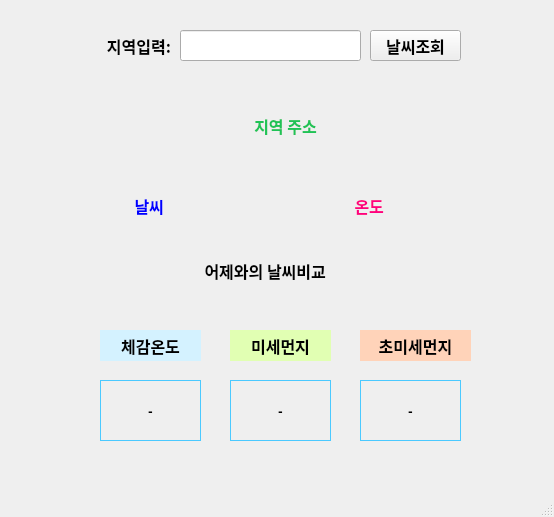
<?xml version="1.0" encoding="UTF-8"?>
<ui version="4.0">
 <class>MainWindow</class>
 <widget class="QMainWindow" name="MainWindow">
  <property name="geometry">
   <rect>
    <x>0</x>
    <y>0</y>
    <width>554</width>
    <height>517</height>
   </rect>
  </property>
  <property name="font">
   <font>
    <family>한컴 고딕</family>
    <pointsize>12</pointsize>
    <weight>75</weight>
    <italic>false</italic>
    <bold>true</bold>
    <underline>false</underline>
    <strikeout>false</strikeout>
    <kerning>false</kerning>
   </font>
  </property>
  <property name="windowTitle">
   <string>MainWindow</string>
  </property>
  <widget class="QWidget" name="centralwidget">
   <widget class="QLabel" name="aa">
    <property name="geometry">
     <rect>
      <x>50</x>
      <y>20</y>
      <width>121</width>
      <height>51</height>
     </rect>
    </property>
    <property name="text">
     <string>          지역입력:</string>
    </property>
    <property name="alignment">
     <set>Qt::AlignRight|Qt::AlignTrailing|Qt::AlignVCenter</set>
    </property>
   </widget>
   <widget class="QLineEdit" name="bb">
    <property name="geometry">
     <rect>
      <x>180</x>
      <y>30</y>
      <width>181</width>
      <height>31</height>
     </rect>
    </property>
    <property name="styleSheet">
     <string notr="true">border-color: rgb(255, 11, 11);</string>
    </property>
   </widget>
   <widget class="QPushButton" name="cc">
    <property name="geometry">
     <rect>
      <x>370</x>
      <y>30</y>
      <width>91</width>
      <height>31</height>
     </rect>
    </property>
    <property name="text">
     <string>날씨조회</string>
    </property>
   </widget>
   <widget class="QLabel" name="ee">
    <property name="geometry">
     <rect>
      <x>130</x>
      <y>90</y>
      <width>311</width>
      <height>71</height>
     </rect>
    </property>
    <property name="styleSheet">
     <string notr="true">color: rgb(31, 195, 86);</string>
    </property>
    <property name="text">
     <string>지역 주소</string>
    </property>
    <property name="alignment">
     <set>Qt::AlignCenter</set>
    </property>
   </widget>
   <widget class="QLabel" name="ff">
    <property name="geometry">
     <rect>
      <x>120</x>
      <y>180</y>
      <width>101</width>
      <height>51</height>
     </rect>
    </property>
    <property name="styleSheet">
     <string notr="true">color: rgb(0, 0, 255);
font: 10pt &quot;Agency FB&quot;;
font: 10pt &quot;한컴 고딕&quot;;</string>
    </property>
    <property name="text">
     <string>    날씨</string>
    </property>
   </widget>
   <widget class="QLabel" name="gg">
    <property name="geometry">
     <rect>
      <x>340</x>
      <y>180</y>
      <width>161</width>
      <height>51</height>
     </rect>
    </property>
    <property name="styleSheet">
     <string notr="true">font: 10pt &quot;한컴 고딕&quot;;
font: 25pt &quot;Agency FB&quot;;
color: rgb(255, 0, 127);</string>
    </property>
    <property name="text">
     <string>    온도</string>
    </property>
   </widget>
   <widget class="QLabel" name="hh">
    <property name="geometry">
     <rect>
      <x>190</x>
      <y>250</y>
      <width>191</width>
      <height>41</height>
     </rect>
    </property>
    <property name="text">
     <string>    어제와의 날씨비교</string>
    </property>
   </widget>
   <widget class="QLabel" name="ii">
    <property name="geometry">
     <rect>
      <x>100</x>
      <y>330</y>
      <width>101</width>
      <height>31</height>
     </rect>
    </property>
    <property name="styleSheet">
     <string notr="true">background-color: rgb(212, 242, 255);</string>
    </property>
    <property name="text">
     <string>체감온도</string>
    </property>
    <property name="alignment">
     <set>Qt::AlignCenter</set>
    </property>
   </widget>
   <widget class="QLabel" name="kk">
    <property name="geometry">
     <rect>
      <x>360</x>
      <y>330</y>
      <width>111</width>
      <height>31</height>
     </rect>
    </property>
    <property name="styleSheet">
     <string notr="true">background-color: rgb(255, 211, 185);</string>
    </property>
    <property name="text">
     <string>초미세먼지</string>
    </property>
    <property name="alignment">
     <set>Qt::AlignCenter</set>
    </property>
   </widget>
   <widget class="QLabel" name="jj">
    <property name="geometry">
     <rect>
      <x>230</x>
      <y>330</y>
      <width>101</width>
      <height>31</height>
     </rect>
    </property>
    <property name="styleSheet">
     <string notr="true">background-color: rgb(225, 255, 179);</string>
    </property>
    <property name="text">
     <string>미세먼지</string>
    </property>
    <property name="alignment">
     <set>Qt::AlignCenter</set>
    </property>
   </widget>
   <widget class="QLabel" name="ll">
    <property name="geometry">
     <rect>
      <x>100</x>
      <y>380</y>
      <width>101</width>
      <height>61</height>
     </rect>
    </property>
    <property name="font">
     <font>
      <family>한컴 고딕</family>
      <pointsize>10</pointsize>
     </font>
    </property>
    <property name="styleSheet">
     <string notr="true">border:1px solid rgb(74, 201, 255)</string>
    </property>
    <property name="frameShape">
     <enum>QFrame::Box</enum>
    </property>
    <property name="frameShadow">
     <enum>QFrame::Plain</enum>
    </property>
    <property name="text">
     <string>-</string>
    </property>
    <property name="alignment">
     <set>Qt::AlignCenter</set>
    </property>
   </widget>
   <widget class="QLabel" name="mm">
    <property name="geometry">
     <rect>
      <x>230</x>
      <y>380</y>
      <width>101</width>
      <height>61</height>
     </rect>
    </property>
    <property name="font">
     <font>
      <family>한컴 고딕</family>
      <pointsize>10</pointsize>
     </font>
    </property>
    <property name="styleSheet">
     <string notr="true">border:1px solid rgb(74, 201, 255)</string>
    </property>
    <property name="frameShape">
     <enum>QFrame::Box</enum>
    </property>
    <property name="text">
     <string>-</string>
    </property>
    <property name="alignment">
     <set>Qt::AlignCenter</set>
    </property>
   </widget>
   <widget class="QLabel" name="nn">
    <property name="geometry">
     <rect>
      <x>360</x>
      <y>380</y>
      <width>101</width>
      <height>61</height>
     </rect>
    </property>
    <property name="font">
     <font>
      <family>한컴 고딕</family>
      <pointsize>10</pointsize>
     </font>
    </property>
    <property name="styleSheet">
     <string notr="true">border:1px solid rgb(74, 201, 255)</string>
    </property>
    <property name="frameShape">
     <enum>QFrame::Box</enum>
    </property>
    <property name="lineWidth">
     <number>1</number>
    </property>
    <property name="midLineWidth">
     <number>0</number>
    </property>
    <property name="text">
     <string>-</string>
    </property>
    <property name="alignment">
     <set>Qt::AlignCenter</set>
    </property>
   </widget>
  </widget>
  <widget class="QStatusBar" name="statusbar"/>
 </widget>
 <resources/>
 <connections/>
</ui>
